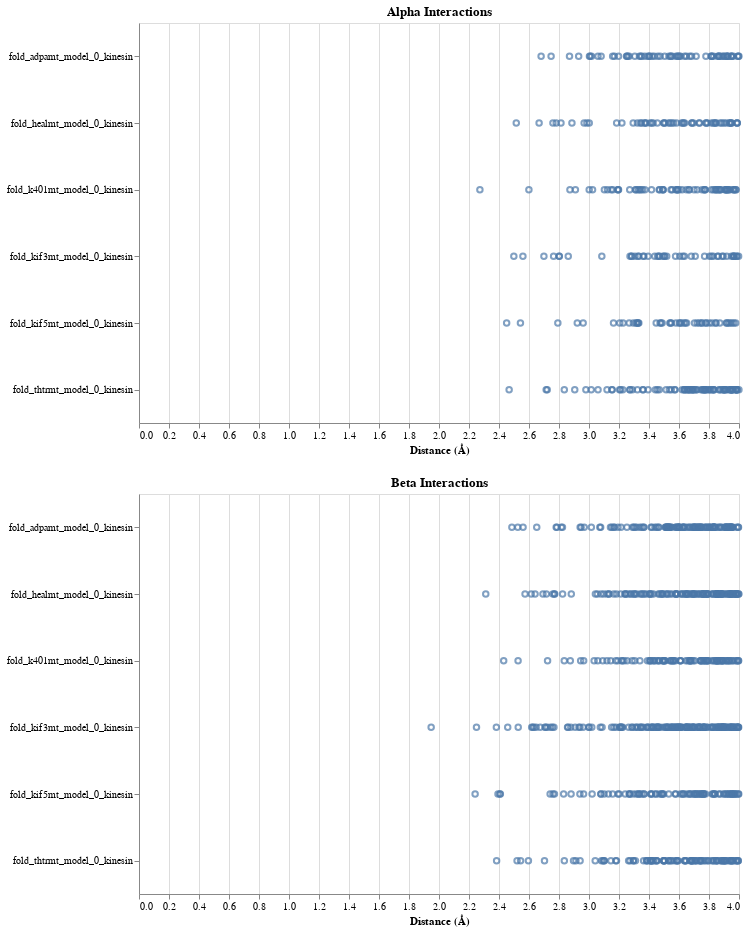

Notebook source saved alongside this figure:
### Code cell
import pandas as pd
import altair as alt
import os

# Path to the directory containing the CSV files
directory_path = '/Users/jazzeruncal/git/Jazzer_surf/data/interactionsMT'

# Initialize empty DataFrames to store alpha and beta interactions
alpha_df = pd.DataFrame()
beta_df = pd.DataFrame()

# Process each CSV file in the directory
for filename in os.listdir(directory_path):
    if filename.endswith(".csv"):
        file_path = os.path.join(directory_path, filename)
        
        # Load the CSV file
        df = pd.read_csv(file_path)
        
        # Extract the Kinesin name from the filename
        kinesin_name = filename.replace('test_kinesin_', '').replace('_alpha.csv', '').replace('_beta.csv', '')
        df['Kinesin'] = kinesin_name
        
        # Add to the respective DataFrame
        if 'alpha' in filename:
            df['Type'] = 'Alpha'
            alpha_df = pd.concat([alpha_df, df], ignore_index=True)
        elif 'beta' in filename:
            df['Type'] = 'Beta'
            beta_df = pd.concat([beta_df, df], ignore_index=True)

# Create the alpha interactions plot
alpha_plot = alt.Chart(alpha_df).mark_point().encode(
    y=alt.Y('Kinesin:N', title=None),
    x=alt.X('Distance (Å):Q', title='Distance (Å)'),
    tooltip=['Residue Name 1:N', 'Residue ID 1:Q', 'Atom Name 1:N', 'Residue Name 2:N', 'Residue ID 2:Q', 'Atom Name 2:N', 'Distance (Å):Q']
).properties(
    height=400,
    width=600,
    title='Alpha Interactions'
)

# Create the beta interactions plot
beta_plot = alt.Chart(beta_df).mark_point().encode(
    y=alt.Y('Kinesin:N', title=None),
    x=alt.X('Distance (Å):Q', title='Distance (Å)'),
    tooltip=['Residue Name 1:N', 'Residue ID 1:Q', 'Atom Name 1:N', 'Residue Name 2:N', 'Residue ID 2:Q', 'Atom Name 2:N', 'Distance (Å):Q']
).properties(
    height=400,
    width=600,
    title='Beta Interactions'
)

# Combine the plots into a single chart
combined_plot = alt.vconcat(alpha_plot, beta_plot).configure_text(
    fontWeight='bold'
)

# Display the combined plot
combined_plot

### Figure 1 — Vega-Lite specification as saved in the notebook (floating-point values rounded to 4 significant figures; data arrays with more than 128 entries replaced by an {"elided": "..."} marker saying what was removed)
{"config": {"view": {"continuousWidth": 300, "continuousHeight": 300}, "text": {"fontWeight": "bold"}}, "vconcat": [{"data": {"name": "data-18a161f6e33c6834be6a1fe2b1f0b096"}, "mark": {"type": "point"}, "encoding": {"tooltip": [{"field": "Residue Name 1", "type": "nominal"}, {"field": "Residue ID 1", "type": "quantitative"}, {"field": "Atom Name 1", "type": "nominal"}, {"field": "Residue Name 2", "type": "nominal"}, {"field": "Residue ID 2", "type": "quantitative"}, {"field": "Atom Name 2", "type": "nominal"}, {"field": "Distance (Å)", "type": "quantitative"}], "x": {"field": "Distance (Å)", "title": "Distance (Å)", "type": "quantitative"}, "y": {"field": "Kinesin", "title": null, "type": "nominal"}}, "height": 400, "title": "Alpha Interactions", "width": 600}, {"data": {"name": "data-570524372ad8103d4da3d45089b368e6"}, "mark": {"type": "point"}, "encoding": {"tooltip": [{"field": "Residue Name 1", "type": "nominal"}, {"field": "Residue ID 1", "type": "quantitative"}, {"field": "Atom Name 1", "type": "nominal"}, {"field": "Residue Name 2", "type": "nominal"}, {"field": "Residue ID 2", "type": "quantitative"}, {"field": "Atom Name 2", "type": "nominal"}, {"field": "Distance (Å)", "type": "quantitative"}], "x": {"field": "Distance (Å)", "title": "Distance (Å)", "type": "quantitative"}, "y": {"field": "Kinesin", "title": null, "type": "nominal"}}, "height": 400, "title": "Beta Interactions", "width": 600}], "$schema": "https://vega.github.io/schema/vega-lite/v5.8.0.json", "datasets": {"data-18a161f6e33c6834be6a1fe2b1f0b096": {"elided": "373 records"}, "data-570524372ad8103d4da3d45089b368e6": {"elided": "715 records"}}}
